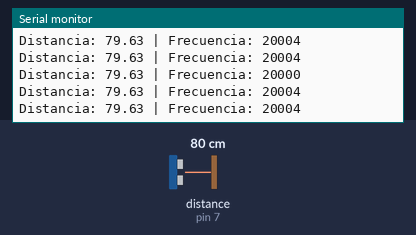
Recording of a sketch running on a simulated Arduino Uno, built with avr-gcc and run on an emulated ATmega328P. Parts: the last lines printed to the serial monitor. The test bench sets the inputs (shaded band); at power-on: distance to the obstacle (sensor on pin 7) 80 cm. The echo pulse lasts 58.3 µs per cm.

Above: at 1.2 s.
1.3 s: distance to the obstacle (sensor on pin 7) set to 2 cm
At 2.0 s:
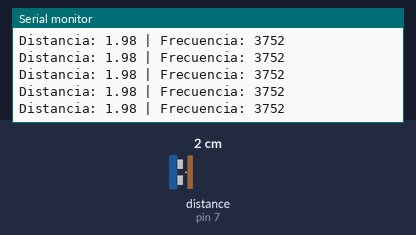
4.3 s: distance to the obstacle (sensor on pin 7) set to 4 cm
At 5.1 s:
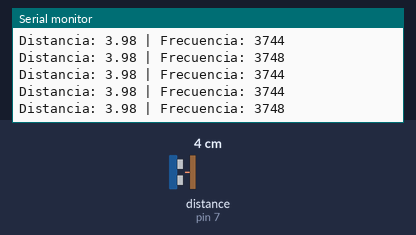
7.3 s: distance to the obstacle (sensor on pin 7) set to 18 cm
At 8.2 s:
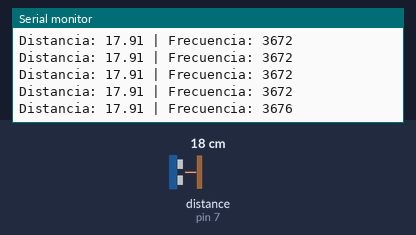
10.3 s: distance to the obstacle (sensor on pin 7) set to 9 cm
At 11.2 s:
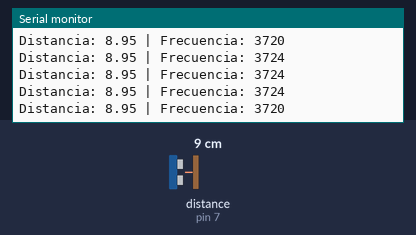
Timing chart, 0 to 12.5 s (numbered marks = the images above; inputs shaded):
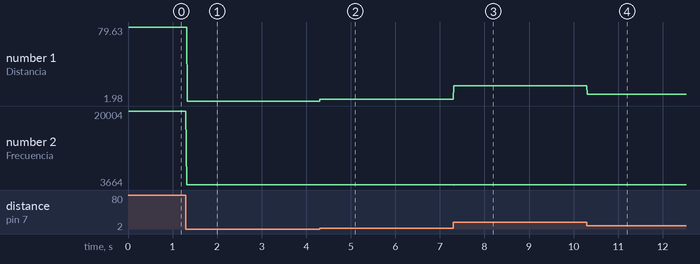

The sketch:

ej_2c.ino
```cpp
#include <NewPing.h>

# define N 5000
#define TRIGGER_PIN  6
#define ECHO_PIN     7
#define MAX_DISTANCE 200 // Distancia máxima a sensar en cm

NewPing sonar(TRIGGER_PIN, ECHO_PIN, MAX_DISTANCE);

unsigned long previousMillis = 0;
unsigned long sampleCount = 0;
const float US_POR_CM_IDA_VUELTA = 29.287 * 2.0; // ~58.574 µs/cm
unsigned int uS = 0;

void setup() {
  Serial.begin(115200);
}

void loop() {
  // ping() devuelve el tiempo total de ida y vuelta en microsegundos
  unsigned long t0 = micros();
  unsigned int uS = sonar.ping();
  float distancia_cm = uS / US_POR_CM_IDA_VUELTA;
  unsigned long t1 = micros() - t0;

  delayMicroseconds(20000 - t1);

  unsigned long t2 = micros();
  Serial.println(t2-t0);  // si realmente estamos midiendo a 50 Hz debería estar siempre alrededor de 20.000 us
  /*
  unsigned long start = micros();

  for (unsigned long i = 0; i < N; i++) {
     uS = sonar.ping();

  }

  unsigned long elapsed = micros() - start;
  float frecuencia = N * 1000000.0 / elapsed;*/

  Serial.print("Distancia: ");
  Serial.print(distancia_cm);
  Serial.print(" | Frecuencia: ");
  //Serial.print(frecuencia, 1);
  //Serial.println(" Hz");

}
```

Measured:
- after the input at 1.3 s, the serial monitor: prints a new line at once (image 1)
- after the input at 4.3 s, the serial monitor: prints a new line at once (image 2)
- after the input at 7.3 s, the serial monitor: prints a new line at once (image 3)
- after the input at 10.3 s, the serial monitor: prints a new line at once (image 4)
- plotted number 1: 79.63 → 1.98 after the input at 1.3 s, 1.98 → 3.98 after the input at 4.3 s, 3.98 → 17.91 after the input at 7.3 s, 17.91 → 8.95 after the input at 10.3 s
- plotted number 2: 20004 → 3752 after the input at 1.3 s, 3752 → 3744 after the input at 4.3 s, 3744 → 3720 after the input at 7.3 s, 3720 → 3724 after the input at 10.3 s
